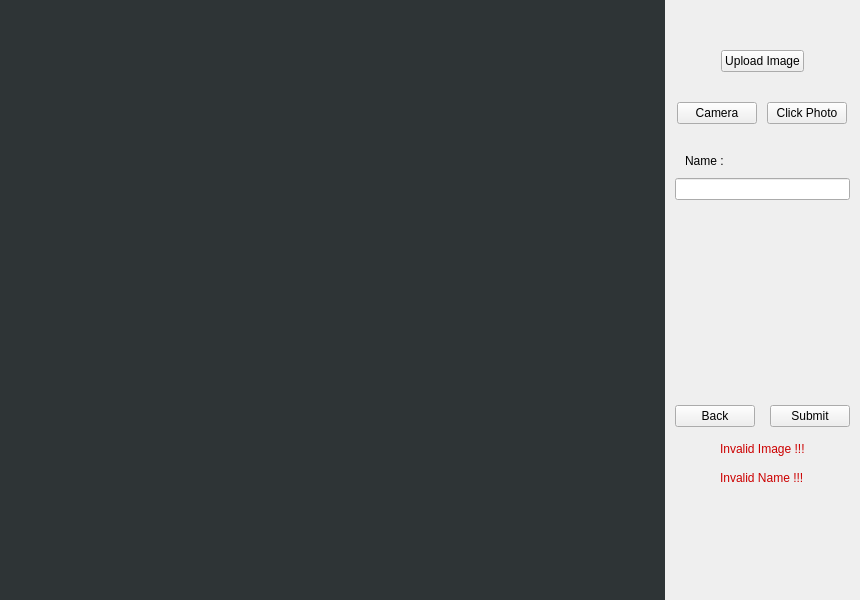
<?xml version="1.0" encoding="UTF-8"?>
<ui version="4.0">
 <class>Face_Detection</class>
 <widget class="QMainWindow" name="Face_Detection">
  <property name="geometry">
   <rect>
    <x>0</x>
    <y>0</y>
    <width>860</width>
    <height>600</height>
   </rect>
  </property>
  <property name="minimumSize">
   <size>
    <width>860</width>
    <height>600</height>
   </size>
  </property>
  <property name="maximumSize">
   <size>
    <width>860</width>
    <height>600</height>
   </size>
  </property>
  <property name="windowTitle">
   <string>Face Detection</string>
  </property>
  <property name="styleSheet">
   <string notr="true">QFrame {
    border: none;
}</string>
  </property>
  <widget class="QWidget" name="centralwidget">
   <layout class="QHBoxLayout" name="horizontalLayout">
    <property name="spacing">
     <number>0</number>
    </property>
    <property name="leftMargin">
     <number>0</number>
    </property>
    <property name="topMargin">
     <number>0</number>
    </property>
    <property name="rightMargin">
     <number>0</number>
    </property>
    <property name="bottomMargin">
     <number>0</number>
    </property>
    <item>
     <widget class="QStackedWidget" name="stackedWidget">
      <property name="currentIndex">
       <number>1</number>
      </property>
      <widget class="QWidget" name="main_widget">
       <layout class="QHBoxLayout" name="horizontalLayout_2">
        <property name="spacing">
         <number>0</number>
        </property>
        <property name="leftMargin">
         <number>0</number>
        </property>
        <property name="topMargin">
         <number>0</number>
        </property>
        <property name="rightMargin">
         <number>0</number>
        </property>
        <property name="bottomMargin">
         <number>0</number>
        </property>
        <item>
         <widget class="QFrame" name="frame">
          <property name="frameShape">
           <enum>QFrame::StyledPanel</enum>
          </property>
          <property name="frameShadow">
           <enum>QFrame::Raised</enum>
          </property>
          <layout class="QHBoxLayout" name="horizontalLayout_3">
           <property name="spacing">
            <number>0</number>
           </property>
           <property name="leftMargin">
            <number>0</number>
           </property>
           <property name="topMargin">
            <number>0</number>
           </property>
           <property name="rightMargin">
            <number>0</number>
           </property>
           <property name="bottomMargin">
            <number>0</number>
           </property>
           <item>
            <widget class="QFrame" name="frame_1">
             <property name="enabled">
              <bool>true</bool>
             </property>
             <property name="sizePolicy">
              <sizepolicy hsizetype="Expanding" vsizetype="Preferred">
               <horstretch>0</horstretch>
               <verstretch>0</verstretch>
              </sizepolicy>
             </property>
             <property name="frameShape">
              <enum>QFrame::StyledPanel</enum>
             </property>
             <property name="frameShadow">
              <enum>QFrame::Raised</enum>
             </property>
             <layout class="QVBoxLayout" name="verticalLayout">
              <property name="spacing">
               <number>0</number>
              </property>
              <property name="leftMargin">
               <number>0</number>
              </property>
              <property name="topMargin">
               <number>0</number>
              </property>
              <property name="rightMargin">
               <number>0</number>
              </property>
              <property name="bottomMargin">
               <number>0</number>
              </property>
              <item>
               <widget class="QLabel" name="video_label">
                <property name="styleSheet">
                 <string notr="true">background-color: rgb(46, 52, 54);</string>
                </property>
                <property name="text">
                 <string/>
                </property>
               </widget>
              </item>
             </layout>
            </widget>
           </item>
           <item>
            <widget class="QFrame" name="frame_2">
             <property name="enabled">
              <bool>true</bool>
             </property>
             <property name="frameShape">
              <enum>QFrame::StyledPanel</enum>
             </property>
             <property name="frameShadow">
              <enum>QFrame::Raised</enum>
             </property>
             <layout class="QVBoxLayout" name="verticalLayout_2">
              <property name="spacing">
               <number>0</number>
              </property>
              <property name="leftMargin">
               <number>10</number>
              </property>
              <property name="topMargin">
               <number>0</number>
              </property>
              <property name="rightMargin">
               <number>10</number>
              </property>
              <property name="bottomMargin">
               <number>0</number>
              </property>
              <item>
               <widget class="QFrame" name="frame_3">
                <property name="frameShape">
                 <enum>QFrame::StyledPanel</enum>
                </property>
                <property name="frameShadow">
                 <enum>QFrame::Raised</enum>
                </property>
                <layout class="QVBoxLayout" name="verticalLayout_5">
                 <property name="spacing">
                  <number>0</number>
                 </property>
                 <property name="leftMargin">
                  <number>0</number>
                 </property>
                 <property name="topMargin">
                  <number>0</number>
                 </property>
                 <property name="rightMargin">
                  <number>0</number>
                 </property>
                 <property name="bottomMargin">
                  <number>0</number>
                 </property>
                 <item>
                  <widget class="QPushButton" name="add_prsn_btn">
                   <property name="styleSheet">
                    <string notr="true">QPushButton {
	padding: 10px 60px;
}</string>
                   </property>
                   <property name="text">
                    <string>Add Person</string>
                   </property>
                  </widget>
                 </item>
                </layout>
               </widget>
              </item>
              <item>
               <widget class="QFrame" name="frame_4">
                <property name="frameShape">
                 <enum>QFrame::StyledPanel</enum>
                </property>
                <property name="frameShadow">
                 <enum>QFrame::Raised</enum>
                </property>
                <layout class="QVBoxLayout" name="verticalLayout_6">
                 <property name="spacing">
                  <number>0</number>
                 </property>
                 <property name="leftMargin">
                  <number>0</number>
                 </property>
                 <property name="topMargin">
                  <number>0</number>
                 </property>
                 <property name="rightMargin">
                  <number>0</number>
                 </property>
                 <property name="bottomMargin">
                  <number>0</number>
                 </property>
                 <item>
                  <widget class="QPushButton" name="age_gender_btn">
                   <property name="styleSheet">
                    <string notr="true">QPushButton {
	padding: 10px 60px;
}</string>
                   </property>
                   <property name="text">
                    <string>Age &amp; Gender</string>
                   </property>
                  </widget>
                 </item>
                </layout>
               </widget>
              </item>
             </layout>
            </widget>
           </item>
          </layout>
         </widget>
        </item>
       </layout>
      </widget>
      <widget class="QWidget" name="image_widget">
       <layout class="QHBoxLayout" name="horizontalLayout_4">
        <property name="spacing">
         <number>0</number>
        </property>
        <property name="leftMargin">
         <number>0</number>
        </property>
        <property name="topMargin">
         <number>0</number>
        </property>
        <property name="rightMargin">
         <number>0</number>
        </property>
        <property name="bottomMargin">
         <number>0</number>
        </property>
        <item>
         <widget class="QFrame" name="frame_5">
          <property name="frameShape">
           <enum>QFrame::StyledPanel</enum>
          </property>
          <property name="frameShadow">
           <enum>QFrame::Raised</enum>
          </property>
          <layout class="QHBoxLayout" name="horizontalLayout_5">
           <property name="spacing">
            <number>0</number>
           </property>
           <property name="leftMargin">
            <number>0</number>
           </property>
           <property name="topMargin">
            <number>0</number>
           </property>
           <property name="rightMargin">
            <number>0</number>
           </property>
           <property name="bottomMargin">
            <number>0</number>
           </property>
           <item>
            <widget class="QFrame" name="frame_6">
             <property name="sizePolicy">
              <sizepolicy hsizetype="Expanding" vsizetype="Preferred">
               <horstretch>0</horstretch>
               <verstretch>0</verstretch>
              </sizepolicy>
             </property>
             <property name="frameShape">
              <enum>QFrame::StyledPanel</enum>
             </property>
             <property name="frameShadow">
              <enum>QFrame::Raised</enum>
             </property>
             <layout class="QVBoxLayout" name="verticalLayout_3">
              <property name="spacing">
               <number>0</number>
              </property>
              <property name="leftMargin">
               <number>0</number>
              </property>
              <property name="topMargin">
               <number>0</number>
              </property>
              <property name="rightMargin">
               <number>0</number>
              </property>
              <property name="bottomMargin">
               <number>0</number>
              </property>
              <item>
               <widget class="QLabel" name="display_image">
                <property name="styleSheet">
                 <string notr="true">background-color: rgb(46, 52, 54);</string>
                </property>
                <property name="text">
                 <string/>
                </property>
               </widget>
              </item>
             </layout>
            </widget>
           </item>
           <item>
            <widget class="QFrame" name="frame_7">
             <property name="frameShape">
              <enum>QFrame::StyledPanel</enum>
             </property>
             <property name="frameShadow">
              <enum>QFrame::Raised</enum>
             </property>
             <layout class="QVBoxLayout" name="verticalLayout_4">
              <property name="spacing">
               <number>0</number>
              </property>
              <property name="leftMargin">
               <number>10</number>
              </property>
              <property name="topMargin">
               <number>0</number>
              </property>
              <property name="rightMargin">
               <number>10</number>
              </property>
              <property name="bottomMargin">
               <number>0</number>
              </property>
              <item alignment="Qt::AlignTop">
               <widget class="QFrame" name="frame_18">
                <property name="frameShape">
                 <enum>QFrame::StyledPanel</enum>
                </property>
                <property name="frameShadow">
                 <enum>QFrame::Raised</enum>
                </property>
                <layout class="QVBoxLayout" name="verticalLayout_7">
                 <property name="spacing">
                  <number>30</number>
                 </property>
                 <property name="leftMargin">
                  <number>0</number>
                 </property>
                 <property name="topMargin">
                  <number>50</number>
                 </property>
                 <property name="rightMargin">
                  <number>0</number>
                 </property>
                 <property name="bottomMargin">
                  <number>0</number>
                 </property>
                 <item>
                  <widget class="QFrame" name="frame_12">
                   <property name="frameShape">
                    <enum>QFrame::StyledPanel</enum>
                   </property>
                   <property name="frameShadow">
                    <enum>QFrame::Raised</enum>
                   </property>
                   <layout class="QVBoxLayout" name="verticalLayout_15">
                    <property name="spacing">
                     <number>0</number>
                    </property>
                    <property name="leftMargin">
                     <number>0</number>
                    </property>
                    <property name="topMargin">
                     <number>0</number>
                    </property>
                    <property name="rightMargin">
                     <number>0</number>
                    </property>
                    <property name="bottomMargin">
                     <number>0</number>
                    </property>
                    <item alignment="Qt::AlignHCenter">
                     <widget class="QPushButton" name="img_upload_btn">
                      <property name="sizePolicy">
                       <sizepolicy hsizetype="Maximum" vsizetype="Maximum">
                        <horstretch>0</horstretch>
                        <verstretch>0</verstretch>
                       </sizepolicy>
                      </property>
                      <property name="text">
                       <string>Upload Image</string>
                      </property>
                     </widget>
                    </item>
                   </layout>
                  </widget>
                 </item>
                 <item alignment="Qt::AlignHCenter|Qt::AlignVCenter">
                  <widget class="QFrame" name="frame_21">
                   <property name="frameShape">
                    <enum>QFrame::StyledPanel</enum>
                   </property>
                   <property name="frameShadow">
                    <enum>QFrame::Raised</enum>
                   </property>
                   <layout class="QHBoxLayout" name="horizontalLayout_8">
                    <property name="spacing">
                     <number>10</number>
                    </property>
                    <property name="leftMargin">
                     <number>0</number>
                    </property>
                    <property name="topMargin">
                     <number>0</number>
                    </property>
                    <property name="rightMargin">
                     <number>0</number>
                    </property>
                    <property name="bottomMargin">
                     <number>0</number>
                    </property>
                    <item>
                     <widget class="QFrame" name="frame_22">
                      <property name="frameShape">
                       <enum>QFrame::StyledPanel</enum>
                      </property>
                      <property name="frameShadow">
                       <enum>QFrame::Raised</enum>
                      </property>
                      <layout class="QVBoxLayout" name="verticalLayout_16">
                       <property name="spacing">
                        <number>0</number>
                       </property>
                       <property name="leftMargin">
                        <number>0</number>
                       </property>
                       <property name="topMargin">
                        <number>0</number>
                       </property>
                       <property name="rightMargin">
                        <number>0</number>
                       </property>
                       <property name="bottomMargin">
                        <number>0</number>
                       </property>
                       <item>
                        <widget class="QPushButton" name="camera_btn">
                         <property name="text">
                          <string>Camera</string>
                         </property>
                        </widget>
                       </item>
                      </layout>
                     </widget>
                    </item>
                    <item>
                     <widget class="QFrame" name="frame_23">
                      <property name="frameShape">
                       <enum>QFrame::StyledPanel</enum>
                      </property>
                      <property name="frameShadow">
                       <enum>QFrame::Raised</enum>
                      </property>
                      <layout class="QVBoxLayout" name="verticalLayout_17">
                       <property name="spacing">
                        <number>0</number>
                       </property>
                       <property name="leftMargin">
                        <number>0</number>
                       </property>
                       <property name="topMargin">
                        <number>0</number>
                       </property>
                       <property name="rightMargin">
                        <number>0</number>
                       </property>
                       <property name="bottomMargin">
                        <number>0</number>
                       </property>
                       <item>
                        <widget class="QPushButton" name="capture_btn">
                         <property name="enabled">
                          <bool>true</bool>
                         </property>
                         <property name="text">
                          <string>Click Photo</string>
                         </property>
                        </widget>
                       </item>
                      </layout>
                     </widget>
                    </item>
                   </layout>
                  </widget>
                 </item>
                 <item>
                  <widget class="QFrame" name="frame_120">
                   <property name="frameShape">
                    <enum>QFrame::StyledPanel</enum>
                   </property>
                   <property name="frameShadow">
                    <enum>QFrame::Raised</enum>
                   </property>
                   <layout class="QVBoxLayout" name="verticalLayout_8">
                    <property name="spacing">
                     <number>10</number>
                    </property>
                    <property name="leftMargin">
                     <number>0</number>
                    </property>
                    <property name="topMargin">
                     <number>0</number>
                    </property>
                    <property name="rightMargin">
                     <number>0</number>
                    </property>
                    <property name="bottomMargin">
                     <number>0</number>
                    </property>
                    <item>
                     <widget class="QFrame" name="frame_24">
                      <property name="frameShape">
                       <enum>QFrame::StyledPanel</enum>
                      </property>
                      <property name="frameShadow">
                       <enum>QFrame::Raised</enum>
                      </property>
                      <layout class="QVBoxLayout" name="verticalLayout_18">
                       <property name="spacing">
                        <number>0</number>
                       </property>
                       <property name="leftMargin">
                        <number>10</number>
                       </property>
                       <property name="topMargin">
                        <number>0</number>
                       </property>
                       <property name="rightMargin">
                        <number>0</number>
                       </property>
                       <property name="bottomMargin">
                        <number>0</number>
                       </property>
                       <item alignment="Qt::AlignBottom">
                        <widget class="QLabel" name="label_2">
                         <property name="text">
                          <string>Name : </string>
                         </property>
                        </widget>
                       </item>
                      </layout>
                     </widget>
                    </item>
                    <item alignment="Qt::AlignTop">
                     <widget class="QFrame" name="frame_25">
                      <property name="sizePolicy">
                       <sizepolicy hsizetype="Preferred" vsizetype="Preferred">
                        <horstretch>0</horstretch>
                        <verstretch>0</verstretch>
                       </sizepolicy>
                      </property>
                      <property name="frameShape">
                       <enum>QFrame::StyledPanel</enum>
                      </property>
                      <property name="frameShadow">
                       <enum>QFrame::Raised</enum>
                      </property>
                      <layout class="QVBoxLayout" name="verticalLayout_19">
                       <property name="spacing">
                        <number>0</number>
                       </property>
                       <property name="leftMargin">
                        <number>0</number>
                       </property>
                       <property name="topMargin">
                        <number>0</number>
                       </property>
                       <property name="rightMargin">
                        <number>0</number>
                       </property>
                       <property name="bottomMargin">
                        <number>0</number>
                       </property>
                       <item>
                        <widget class="QLineEdit" name="name">
                         <property name="sizePolicy">
                          <sizepolicy hsizetype="Preferred" vsizetype="Maximum">
                           <horstretch>0</horstretch>
                           <verstretch>0</verstretch>
                          </sizepolicy>
                         </property>
                        </widget>
                       </item>
                      </layout>
                     </widget>
                    </item>
                   </layout>
                  </widget>
                 </item>
                </layout>
               </widget>
              </item>
              <item alignment="Qt::AlignVCenter">
               <widget class="QFrame" name="frame_19">
                <property name="frameShape">
                 <enum>QFrame::StyledPanel</enum>
                </property>
                <property name="frameShadow">
                 <enum>QFrame::Raised</enum>
                </property>
                <layout class="QVBoxLayout" name="verticalLayout_9">
                 <property name="spacing">
                  <number>15</number>
                 </property>
                 <property name="leftMargin">
                  <number>0</number>
                 </property>
                 <property name="topMargin">
                  <number>0</number>
                 </property>
                 <property name="rightMargin">
                  <number>0</number>
                 </property>
                 <property name="bottomMargin">
                  <number>10</number>
                 </property>
                 <item>
                  <widget class="QFrame" name="frame_13">
                   <property name="frameShape">
                    <enum>QFrame::StyledPanel</enum>
                   </property>
                   <property name="frameShadow">
                    <enum>QFrame::Raised</enum>
                   </property>
                   <layout class="QHBoxLayout" name="horizontalLayout_9">
                    <property name="spacing">
                     <number>15</number>
                    </property>
                    <property name="leftMargin">
                     <number>0</number>
                    </property>
                    <property name="topMargin">
                     <number>0</number>
                    </property>
                    <property name="rightMargin">
                     <number>0</number>
                    </property>
                    <property name="bottomMargin">
                     <number>0</number>
                    </property>
                    <item alignment="Qt::AlignLeft|Qt::AlignVCenter">
                     <widget class="QFrame" name="frame_26">
                      <property name="frameShape">
                       <enum>QFrame::StyledPanel</enum>
                      </property>
                      <property name="frameShadow">
                       <enum>QFrame::Raised</enum>
                      </property>
                      <layout class="QVBoxLayout" name="verticalLayout_20">
                       <property name="spacing">
                        <number>0</number>
                       </property>
                       <property name="leftMargin">
                        <number>0</number>
                       </property>
                       <property name="topMargin">
                        <number>0</number>
                       </property>
                       <property name="rightMargin">
                        <number>0</number>
                       </property>
                       <property name="bottomMargin">
                        <number>0</number>
                       </property>
                       <item alignment="Qt::AlignLeft|Qt::AlignVCenter">
                        <widget class="QPushButton" name="back_btn">
                         <property name="text">
                          <string>Back</string>
                         </property>
                        </widget>
                       </item>
                      </layout>
                     </widget>
                    </item>
                    <item alignment="Qt::AlignRight|Qt::AlignVCenter">
                     <widget class="QFrame" name="frame_27">
                      <property name="frameShape">
                       <enum>QFrame::StyledPanel</enum>
                      </property>
                      <property name="frameShadow">
                       <enum>QFrame::Raised</enum>
                      </property>
                      <layout class="QVBoxLayout" name="verticalLayout_21">
                       <property name="spacing">
                        <number>0</number>
                       </property>
                       <property name="leftMargin">
                        <number>0</number>
                       </property>
                       <property name="topMargin">
                        <number>0</number>
                       </property>
                       <property name="rightMargin">
                        <number>0</number>
                       </property>
                       <property name="bottomMargin">
                        <number>0</number>
                       </property>
                       <item alignment="Qt::AlignRight|Qt::AlignVCenter">
                        <widget class="QPushButton" name="submit_btn">
                         <property name="text">
                          <string>Submit</string>
                         </property>
                        </widget>
                       </item>
                      </layout>
                     </widget>
                    </item>
                   </layout>
                  </widget>
                 </item>
                 <item>
                  <widget class="QFrame" name="frame_9">
                   <property name="frameShape">
                    <enum>QFrame::StyledPanel</enum>
                   </property>
                   <property name="frameShadow">
                    <enum>QFrame::Raised</enum>
                   </property>
                   <layout class="QVBoxLayout" name="verticalLayout_11">
                    <property name="spacing">
                     <number>0</number>
                    </property>
                    <property name="leftMargin">
                     <number>0</number>
                    </property>
                    <property name="topMargin">
                     <number>0</number>
                    </property>
                    <property name="rightMargin">
                     <number>0</number>
                    </property>
                    <property name="bottomMargin">
                     <number>0</number>
                    </property>
                    <item alignment="Qt::AlignHCenter">
                     <widget class="QLabel" name="invalid_img_msg">
                      <property name="styleSheet">
                       <string notr="true">color: rgb(204, 0, 0);</string>
                      </property>
                      <property name="text">
                       <string>Invalid Image !!!</string>
                      </property>
                     </widget>
                    </item>
                   </layout>
                  </widget>
                 </item>
                 <item>
                  <widget class="QFrame" name="frame_8">
                   <property name="frameShape">
                    <enum>QFrame::StyledPanel</enum>
                   </property>
                   <property name="frameShadow">
                    <enum>QFrame::Raised</enum>
                   </property>
                   <layout class="QVBoxLayout" name="verticalLayout_10">
                    <property name="spacing">
                     <number>0</number>
                    </property>
                    <property name="leftMargin">
                     <number>0</number>
                    </property>
                    <property name="topMargin">
                     <number>0</number>
                    </property>
                    <property name="rightMargin">
                     <number>0</number>
                    </property>
                    <property name="bottomMargin">
                     <number>0</number>
                    </property>
                    <item alignment="Qt::AlignHCenter">
                     <widget class="QLabel" name="invalid_name_msg">
                      <property name="styleSheet">
                       <string notr="true">color: rgb(204, 0, 0);</string>
                      </property>
                      <property name="text">
                       <string>Invalid Name !!!</string>
                      </property>
                     </widget>
                    </item>
                   </layout>
                  </widget>
                 </item>
                </layout>
               </widget>
              </item>
             </layout>
            </widget>
           </item>
          </layout>
         </widget>
        </item>
       </layout>
      </widget>
     </widget>
    </item>
   </layout>
  </widget>
 </widget>
 <resources/>
 <connections/>
</ui>
